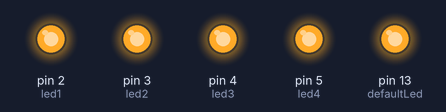
Bench run of a sketch on a simulated Arduino Uno, built with avr-gcc and run on an emulated ATmega328P. Shown: output pins drawn as LEDs (lit = HIGH).

Above: at 0.5 s.
At 3.5 s:
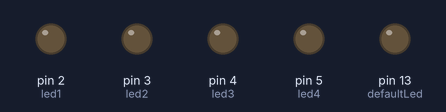
Timing chart, 0 to 4.6 s (numbered marks = the images above):
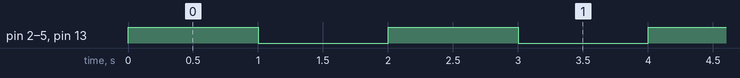

The sketch:

Led-Kontrolu.ino
```cpp
/*
Bu kod satırında 4 farklı led 1 saniye aralıklarla sönüp yanmaktadır.
Tarih: 09.06.2023
Yazar: dezarto
*/

int led1 = 2;
int led2 = 3;
int led3 = 4;
int led4 = 5;
int defaultLed = 13;

void setup() {
  pinMode(defaultLed, OUTPUT);  // default led

  pinMode(led1, OUTPUT);  // tek tek girişler tanımlanır
  pinMode(led2, OUTPUT);
  pinMode(led3, OUTPUT);
  pinMode(led4, OUTPUT);
}

void loop() {
  digitalWrite(defaultLed, HIGH);

  digitalWrite(led1, HIGH);  // ledlerin yanmasını sağlar
  digitalWrite(led2, HIGH);
  digitalWrite(led3, HIGH);
  digitalWrite(led4, HIGH);

  delay(1000);  // 1 saniye bekletir

  digitalWrite(13, LOW);

  digitalWrite(led1, LOW);  // ledlerin sönmesini sağlar
  digitalWrite(led2, LOW);
  digitalWrite(led3, LOW);
  digitalWrite(led4, LOW);

  delay(1000);
}
```

Measured:
- by itself, pin 2 (led1), pin 3 (led2), pin 4 (led3), pin 5 (led4), pin 13 (defaultLed): alternates HIGH for 1.0 s and LOW for 1.0 s
